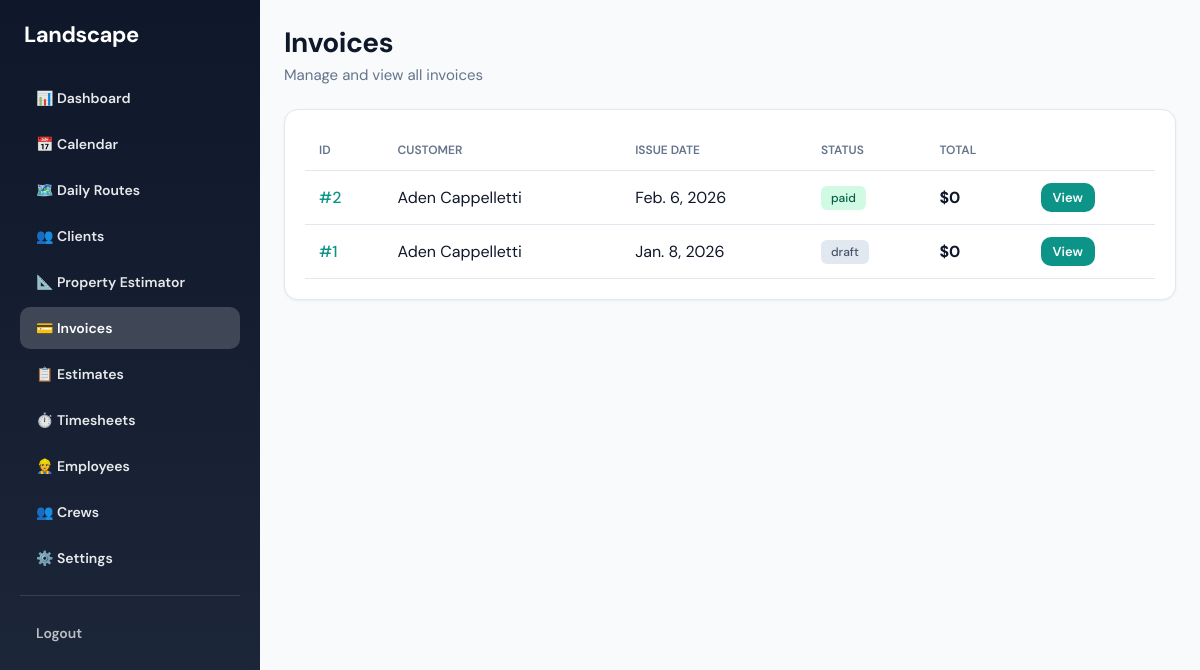
The page /billing/ (signed in) on the database its author committed.
### billing/models.py (models this page shows, shortened)
class Invoice(models.Model):
    STATUS_CHOICES = [
        ("draft", "Draft"),
        ("sent", "Sent"),
        ("paid", "Paid"),
        ("void", "Void"),
    ]
    business = models.ForeignKey(
        Business,
        on_delete=models.CASCADE,
        related_name='invoices'
    )
    customer = models.ForeignKey(
        Customer,
        on_delete=models.CASCADE,
        related_name='invoices'
    )
    jobs = models.ManyToManyField(
        Job,
        blank=True,
        related_name='invoices'
    )
    status = models.CharField(
        max_length=20,
        choices=STATUS_CHOICES,
        default='draft'
    )
    issue_date = models.DateField(auto_now_add=True)
    due_date = models.DateField(null=True, blank=True)
    subtotal = models.DecimalField(
        max_digits=10,
        decimal_places=2,
        default=0
    )
    tax = models.DecimalField(
        max_digits=10,
        decimal_places=2,
        default=0
    )
    total = models.DecimalField(
        max_digits=10,
        decimal_places=2,
        default=0
    )
    job = models.OneToOneField(
        "jobs.Job",
        on_delete=models.SET_NULL,
        null=True,
        blank=True,
        related_name="invoice",
    )
    period_start = models.DateField(null=True, blank=True)
    period_end = models.DateField(null=True, blank=True)

### customers/models.py (models this page shows, shortened)
class Customer(models.Model):
    business = models.ForeignKey(
        Business,
        on_delete=models.CASCADE,
        related_name='customers'
    )
    name = models.CharField(max_length=255)
    phone = models.CharField(max_length=20, blank=True)
    alt_phone = models.CharField(max_length=20, blank=True, verbose_name='Alternate phone')
    email = models.EmailField(blank=True)
    address_line1 = models.CharField(max_length=255, blank=True, verbose_name='Address')
    address_line2 = models.CharField(max_length=255, blank=True, verbose_name='Address line 2')
    city = models.CharField(max_length=100, blank=True)
    state = models.CharField(max_length=50, blank=True)
    postal_code = models.CharField(max_length=20, blank=True, verbose_name='ZIP / Postal code')
    notes = models.TextField(blank=True)
    created_at = models.DateTimeField(auto_now_add=True)
    updated_at = models.DateTimeField(auto_now=True)
    def __str__(self):
        return self.name

### billing/views.py (the view)
# urls.py: path("", views.invoice_list, name="invoice_list"),
@role_required("owner")
def invoice_list(request):
    invoices = Invoice.objects.select_related("customer").order_by("-issue_date", "-id")[:50]
    return render(request, "billing/invoice_list.html", {"invoices": invoices})

### billing/templatetags/billing_filters.py (called while the page is built)
@register.filter
def currency(value):
    if value is None:
        return "$0"
    try:
        n = float(value)
        s = f"{n:.2f}".rstrip("0").rstrip(".")
        return f"${s}" if s else "$0"
    except (TypeError, ValueError):
        return str(value)

### billing/templates/billing/invoice_list.html (shortened to what this page needs)
{% extends "base.html" %}
{% load billing_filters %}
{% block content %}
<div class="page-header">
  <h1>Invoices</h1>
  <p>Manage and view all invoices</p>
</div>
<div class="card">
  <table class="data-table">
    <thead>
      <tr>
        <th>ID</th>
        <th>Customer</th>
        <th>Issue Date</th>
        <th>Status</th>
        <th>Total</th>
        <th></th>
      </tr>
    </thead>
    <tbody>
      {% for inv in invoices %}
      <tr>
        <td><a href="{% url 'billing:invoice_detail' inv.id %}" class="link-primary">#{{ inv.id }}</a></td>
        <td>{{ inv.customer }}</td>
        <td>{{ inv.issue_date }}</td>
        <td><span class="badge badge-{{ inv.status|lower }}">{{ inv.status }}</span></td>
        <td><strong>{{ inv.total|currency }}</strong></td>
        <td>
          <a href="{% url 'billing:invoice_detail' inv.id %}" class="btn btn-primary btn-sm">View</a>
        </td>
      </tr>
      {% empty %}
      <tr>
        <td colspan="6" style="text-align: center; padding: 32px; color: var(--text-muted);">
          No invoices yet.
        </td>
      </tr>
      {% endfor %}
    </tbody>
  </table>
</div>
{% endblock %}

### templates/base.html (style rules this page uses)
:root { --primary: #0d9488; --primary-hover: #0f766e; --primary-light: #ccfbf1; --secondary: #334155; --accent: #059669; --surface: #ffffff; --surface-alt: #f8fafc; --border: #e2e8f0; --text: #0f172a; --text-muted: #64748b; }
* { box-sizing: border-box; }
body { margin: 0; font-family: 'DM Sans', -apple-system, BlinkMacSystemFont, sans-serif; background: var(--surface-alt); color: var(--text); min-height: 100vh; display: flex; }
.btn { display: inline-flex; align-items: center; justify-content: center; gap: 8px; padding: 10px 18px; font-size: 14px; font-weight: 600; border-radius: 10px; text-decoration: none; cursor: pointer; border: none; transition: all 0.15s ease; font-family: inherit; }
.btn-primary { background: var(--primary); color: white; }
.btn-sm { padding: 6px 12px; font-size: 13px; }
.page-header { margin-bottom: 24px; }
.page-header h1 { font-size: 28px; font-weight: 700; margin: 0 0 4px 0; letter-spacing: -0.02em; }
.page-header p { margin: 0; color: var(--text-muted); font-size: 15px; }
.card { background: var(--surface); border-radius: 14px; padding: 20px; box-shadow: 0 1px 3px rgba(0,0,0,0.06); border: 1px solid var(--border); }
.data-table { width: 100%; border-collapse: collapse; }
.data-table th, .data-table td { padding: 12px 14px; text-align: left; border-bottom: 1px solid var(--border); }
.data-table th { font-size: 12px; font-weight: 600; text-transform: uppercase; color: var(--text-muted); }
.link-primary { color: var(--primary); font-weight: 500; text-decoration: none; }

### billing/templates/billing/invoice_list.html (style rules this page uses)
.badge { display: inline-block; padding: 4px 10px; border-radius: 6px; font-size: 12px; font-weight: 500; }
.badge-paid { background: #d1fae5; color: #065f46; }
.badge-draft { background: #e2e8f0; color: #475569; }

### rows shown on the page
Invoice: id "2", customer "Aden Cappelletti", issue_date "Feb. 6, 2026", status "paid", total "$0"
Invoice: id "1", customer "Aden Cappelletti", issue_date "Jan. 8, 2026", status "draft", total "$0"
